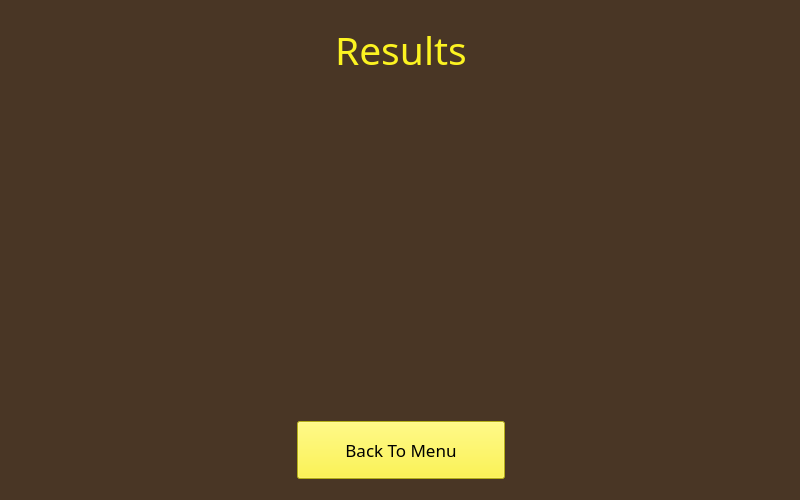
<?xml version="1.0" encoding="UTF-8"?>
<ui version="4.0">
 <class>ResultWindowClass</class>
 <widget class="QWidget" name="ResultWindowClass">
  <property name="geometry">
   <rect>
    <x>0</x>
    <y>0</y>
    <width>800</width>
    <height>500</height>
   </rect>
  </property>
  <property name="windowTitle">
   <string>ResultWindow</string>
  </property>
  <property name="styleSheet">
   <string notr="true">.QFrame {
	border-radius: 20px;
}

QWidget {
	background-color: #493625;
}</string>
  </property>
  <widget class="QWidget" name="horizontalLayoutWidget">
   <property name="geometry">
    <rect>
     <x>10</x>
     <y>410</y>
     <width>781</width>
     <height>80</height>
    </rect>
   </property>
   <layout class="QHBoxLayout" name="horizontalLayout">
    <item>
     <spacer name="horizontalSpacer">
      <property name="orientation">
       <enum>Qt::Horizontal</enum>
      </property>
      <property name="sizeHint" stdset="0">
       <size>
        <width>40</width>
        <height>20</height>
       </size>
      </property>
     </spacer>
    </item>
    <item>
     <widget class="QPushButton" name="backToMenuButton">
      <property name="font">
       <font>
        <family>Franklin Gothic Heavy</family>
        <pointsize>13</pointsize>
        <bold>false</bold>
       </font>
      </property>
      <property name="cursor">
       <cursorShape>PointingHandCursor</cursorShape>
      </property>
      <property name="styleSheet">
       <string notr="true">width: 200px;
height: 50px;
background: rgb(252, 243, 33);</string>
      </property>
      <property name="text">
       <string>Back To Menu</string>
      </property>
     </widget>
    </item>
    <item>
     <spacer name="horizontalSpacer_2">
      <property name="orientation">
       <enum>Qt::Horizontal</enum>
      </property>
      <property name="sizeHint" stdset="0">
       <size>
        <width>40</width>
        <height>20</height>
       </size>
      </property>
     </spacer>
    </item>
   </layout>
  </widget>
  <widget class="QWidget" name="horizontalLayoutWidget_2">
   <property name="geometry">
    <rect>
     <x>10</x>
     <y>10</y>
     <width>781</width>
     <height>80</height>
    </rect>
   </property>
   <layout class="QHBoxLayout" name="horizontalLayout_2">
    <item>
     <spacer name="horizontalSpacer_3">
      <property name="orientation">
       <enum>Qt::Horizontal</enum>
      </property>
      <property name="sizeHint" stdset="0">
       <size>
        <width>40</width>
        <height>20</height>
       </size>
      </property>
     </spacer>
    </item>
    <item>
     <widget class="QLabel" name="titleLabel">
      <property name="font">
       <font>
        <family>Sitka Small</family>
        <pointsize>29</pointsize>
        <bold>false</bold>
       </font>
      </property>
      <property name="styleSheet">
       <string notr="true">color: rgb(252, 243, 33);</string>
      </property>
      <property name="text">
       <string>Results</string>
      </property>
     </widget>
    </item>
    <item>
     <spacer name="horizontalSpacer_4">
      <property name="orientation">
       <enum>Qt::Horizontal</enum>
      </property>
      <property name="sizeHint" stdset="0">
       <size>
        <width>40</width>
        <height>20</height>
       </size>
      </property>
     </spacer>
    </item>
   </layout>
  </widget>
 </widget>
 <layoutdefault spacing="6" margin="11"/>
 <resources/>
 <connections/>
</ui>
